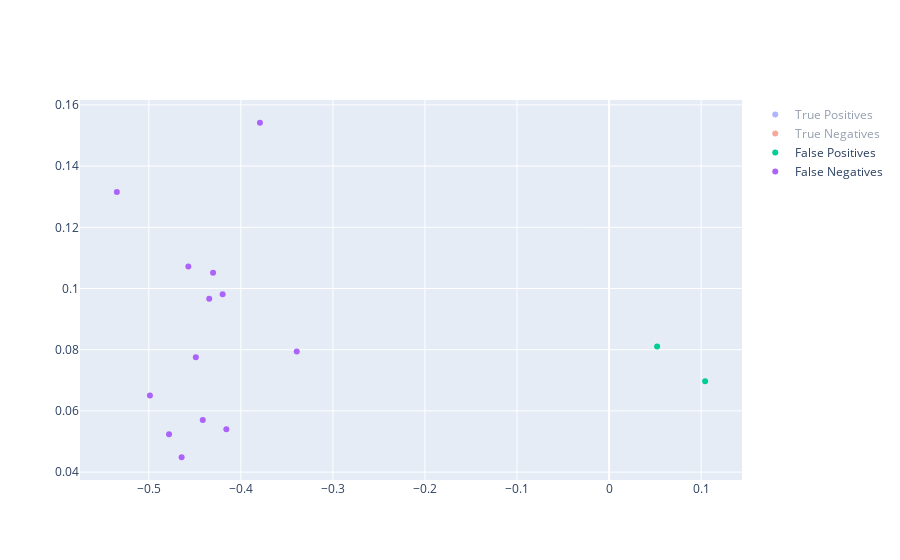

Here is the notebook cell this chart was saved with:
### Code cell
plot_features_siamese(data, feats, idxs, tns, tps, fns, fps)

### Figure 1 — Plotly figure (JSON) as saved in the notebook; plotly's stock layout.template omitted (floating-point values rounded to 4 significant figures; data arrays with more than 128 entries replaced by an {"elided": "..."} marker saying what was removed)
{"data": [{"mode": "markers", "name": "True Positives", "text": {"elided": "193 str values"}, "type": "scatter", "visible": "legendonly", "x": {"elided": "193 float values"}, "y": {"elided": "193 float values"}}, {"mode": "markers", "name": "True Negatives", "text": ["('jp2c1', 'jp2c0')", "('jp5c2', 'jp5c0')", "('jp12c1', 'jp12c0')", "('jp21c1', 'jp21c0')", "('jp25c1', 'jp25c0')", "('jp28c1', 'jp28c0')", "('jp54c1', 'jp54c0')", "('jp55c1', 'jp55c0')", "('jp55c2', 'jp55c0')", "('jp55c3', 'jp55c0')", "('jp60c1', 'jp60c0')", "('jp64c2', 'jp64c0')", "('jp64c1', 'jp64c0')", "('jp64c3', 'jp64c0')", "('jp67c1', 'jp67c0')", "('jp74c1', 'jp74c0')", "('jp74c2', 'jp74c0')", "('jp76c1', 'jp76c0')", "('jp77c1', 'jp77c0')", "('jp80c1', 'jp80c0')", "('jp81c2', 'jp81c0')", "('jp81c1', 'jp81c0')", "('jp91c1', 'jp91c0')", "('jp91c3', 'jp91c0')", "('jp91c2', 'jp91c0')", "('jp100c1', 'jp100c0')", "('jp100c2', 'jp100c0')", "('jp107c1', 'jp107c0')", "('jp130c1', 'jp130c0')", "('jp135c2', 'jp135c0')", "('jp135c1', 'jp135c0')", "('jp135c3', 'jp135c0')", "('jp139c1', 'jp139c0')", "('jp139c2', 'jp139c0')", "('jp140c2', 'jp140c0')", "('jp140c1', 'jp140c0')", "('jp142c4', 'jp142c0')", "('jp142c3', 'jp142c0')", "('jp142c2', 'jp142c0')", "('jp142c1', 'jp142c0')", "('jp148c2', 'jp148c0')", "('jp148c1', 'jp148c0')", "('jp151c2', 'jp151c0')", "('jp151c1', 'jp151c0')", "('jp157c1', 'jp157c0')", "('jp157c3', 'jp157c0')", "('jp157c2', 'jp157c0')", "('jp165c1', 'jp165c0')", "('jp165c2', 'jp165c0')", "('jp166c1', 'jp166c0')"], "type": "scatter", "visible": "legendonly", "x": [-0.5098, -0.5341, -0.2049, -0.5401, -0.5306, -0.5287, -0.5258, -0.518, -0.5269, -0.5261, -0.5325, -0.514, -0.4563, -0.5015, -0.5269, -0.5142, -0.5079, -0.5172, -0.4687, -0.4938, -0.4994, -0.5109, -0.5068, -0.5212, -0.535, -0.5317, -0.539, -0.5184, -0.5231, -0.5221, -0.4419, -0.4932, -0.5286, -0.5074, -0.5101, -0.4945, -0.523, -0.5273, -0.5208, -0.4417, -0.393, -0.496, -0.5307, -0.5367, -0.5038, -0.5213, -0.5147, -0.4845, -0.5319, -0.5082], "y": [0.1295, 0.1324, 0.171, 0.1256, 0.1128, 0.1274, 0.1169, 0.1057, 0.08803, 0.1015, 0.1282, 0.09339, 0.09594, 0.09154, 0.114, 0.08491, 0.104, 0.09701, 0.1582, 0.09867, 0.1322, 0.1329, 0.146, 0.1048, 0.1482, 0.1276, 0.1214, 0.08979, 0.1557, 0.13, 0.1431, 0.08076, 0.1282, 0.1092, 0.1277, 0.1569, 0.1465, 0.1466, 0.07803, 0.175, 0.06624, 0.1099, 0.1342, 0.1305, 0.09611, 0.1279, 0.1353, 0.1518, 0.1271, 0.1171]}, {"mode": "markers", "name": "False Positives", "text": ["('jp5c1', 'jp5c0')", "('jp79c1', 'jp79c0')"], "type": "scatter", "visible": true, "x": [0.05218, 0.1044], "y": [0.08104, 0.06965]}, {"mode": "markers", "name": "False Negatives", "text": ["('jp5c2', 'jp5c1')", "('jp64c3', 'jp64c1')", "('jp135c2', 'jp135c1')", "('jp148c1', 'jp148c2')", "('jp165c2', 'jp165c1')", "('jp173c3', 'jp173c1')", "('jp173c2', 'jp173c1')", "('jp189c3', 'jp189c1')", "('jp189c4', 'jp189c1')", "('jp189c2', 'jp189c1')", "('jp192c1', 'jp192c4')", "('jp192c2', 'jp192c4')", "('jp192c3', 'jp192c4')"], "type": "scatter", "x": [-0.5347, -0.4157, -0.4489, -0.4198, -0.4414, -0.478, -0.4302, -0.4344, -0.4644, -0.3393, -0.3793, -0.457, -0.4988], "y": [0.1316, 0.05398, 0.0775, 0.09812, 0.05699, 0.05233, 0.1051, 0.09664, 0.04485, 0.07939, 0.1542, 0.1072, 0.06503]}], "layout": {"autosize": true, "xaxis": {"autorange": true, "range": [-0.574, 0.1436], "type": "linear"}, "yaxis": {"autorange": true, "range": [0.03684, 0.1622], "type": "linear"}}}
